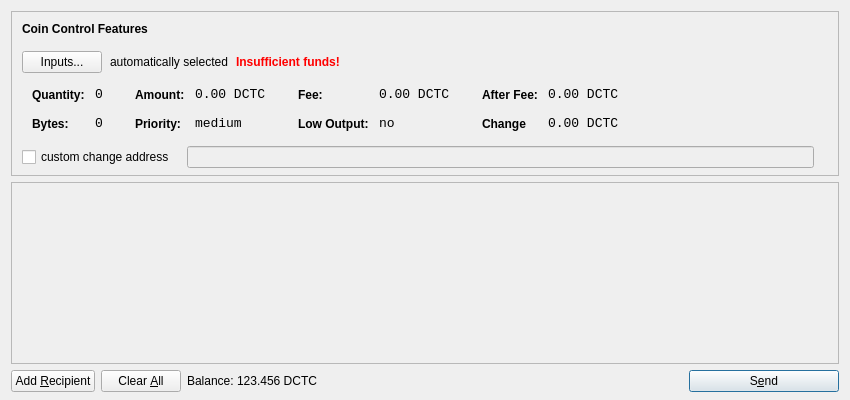
<?xml version="1.0" encoding="UTF-8"?>
<ui version="4.0">
 <class>SendCoinsDialog</class>
 <widget class="QDialog" name="SendCoinsDialog">
  <property name="geometry">
   <rect>
    <x>0</x>
    <y>0</y>
    <width>850</width>
    <height>400</height>
   </rect>
  </property>
  <property name="windowTitle">
   <string>Send Coins</string>
  </property>
  <layout class="QVBoxLayout" name="verticalLayout" stretch="0,1,0">
   <property name="bottomMargin">
    <number>8</number>
   </property>
   <item>
    <widget class="QFrame" name="frameCoinControl">
     <property name="sizePolicy">
      <sizepolicy hsizetype="Expanding" vsizetype="Expanding">
       <horstretch>0</horstretch>
       <verstretch>0</verstretch>
      </sizepolicy>
     </property>
     <property name="maximumSize">
      <size>
       <width>16777215</width>
       <height>16777215</height>
      </size>
     </property>
     <property name="frameShape">
      <enum>QFrame::StyledPanel</enum>
     </property>
     <property name="frameShadow">
      <enum>QFrame::Sunken</enum>
     </property>
     <layout class="QVBoxLayout" name="verticalLayoutCoinControl2">
      <property name="spacing">
       <number>-1</number>
      </property>
      <property name="leftMargin">
       <number>0</number>
      </property>
      <property name="topMargin">
       <number>0</number>
      </property>
      <property name="rightMargin">
       <number>0</number>
      </property>
      <property name="bottomMargin">
       <number>6</number>
      </property>
      <item>
       <layout class="QVBoxLayout" name="verticalLayoutCoinControl" stretch="0,0,0,0,1">
        <property name="spacing">
         <number>0</number>
        </property>
        <property name="leftMargin">
         <number>10</number>
        </property>
        <property name="topMargin">
         <number>10</number>
        </property>
        <item>
         <layout class="QHBoxLayout" name="horizontalLayoutCoinControl1">
          <property name="bottomMargin">
           <number>15</number>
          </property>
          <item>
           <widget class="QLabel" name="labelCoinControlFeatures">
            <property name="sizePolicy">
             <sizepolicy hsizetype="Preferred" vsizetype="Maximum">
              <horstretch>0</horstretch>
              <verstretch>0</verstretch>
             </sizepolicy>
            </property>
            <property name="font">
             <font>
              <weight>75</weight>
              <bold>true</bold>
             </font>
            </property>
            <property name="styleSheet">
             <string notr="true">font-weight:bold;</string>
            </property>
            <property name="text">
             <string>Coin Control Features</string>
            </property>
           </widget>
          </item>
         </layout>
        </item>
        <item>
         <layout class="QHBoxLayout" name="horizontalLayoutCoinControl2" stretch="0,0,0,0">
          <property name="spacing">
           <number>8</number>
          </property>
          <property name="bottomMargin">
           <number>10</number>
          </property>
          <item>
           <widget class="QPushButton" name="pushButtonCoinControl">
            <property name="styleSheet">
             <string notr="true"/>
            </property>
            <property name="text">
             <string>Inputs...</string>
            </property>
           </widget>
          </item>
          <item>
           <widget class="QLabel" name="labelCoinControlAutomaticallySelected">
            <property name="text">
             <string>automatically selected</string>
            </property>
            <property name="margin">
             <number>5</number>
            </property>
           </widget>
          </item>
          <item>
           <widget class="QLabel" name="labelCoinControlInsuffFunds">
            <property name="font">
             <font>
              <weight>75</weight>
              <bold>true</bold>
             </font>
            </property>
            <property name="styleSheet">
             <string notr="true">color:red;font-weight:bold;</string>
            </property>
            <property name="text">
             <string>Insufficient funds!</string>
            </property>
            <property name="margin">
             <number>5</number>
            </property>
           </widget>
          </item>
          <item>
           <spacer name="horizontalSpacerCoinControl">
            <property name="orientation">
             <enum>Qt::Horizontal</enum>
            </property>
            <property name="sizeHint" stdset="0">
             <size>
              <width>40</width>
              <height>1</height>
             </size>
            </property>
           </spacer>
          </item>
         </layout>
        </item>
        <item>
         <widget class="QWidget" name="widgetCoinControl" native="true">
          <property name="sizePolicy">
           <sizepolicy hsizetype="Preferred" vsizetype="Preferred">
            <horstretch>0</horstretch>
            <verstretch>0</verstretch>
           </sizepolicy>
          </property>
          <property name="minimumSize">
           <size>
            <width>0</width>
            <height>0</height>
           </size>
          </property>
          <property name="styleSheet">
           <string notr="true"/>
          </property>
          <layout class="QHBoxLayout" name="horizontalLayoutCoinControl5">
           <property name="margin">
            <number>0</number>
           </property>
           <item>
            <layout class="QHBoxLayout" name="horizontalLayoutCoinControl3" stretch="0,0,0,1">
             <property name="spacing">
              <number>20</number>
             </property>
             <property name="topMargin">
              <number>0</number>
             </property>
             <property name="bottomMargin">
              <number>10</number>
             </property>
             <item>
              <layout class="QFormLayout" name="formLayoutCoinControl1">
               <property name="horizontalSpacing">
                <number>10</number>
               </property>
               <property name="verticalSpacing">
                <number>14</number>
               </property>
               <property name="leftMargin">
                <number>10</number>
               </property>
               <property name="topMargin">
                <number>4</number>
               </property>
               <property name="rightMargin">
                <number>6</number>
               </property>
               <item row="0" column="0">
                <widget class="QLabel" name="labelCoinControlQuantityText">
                 <property name="styleSheet">
                  <string notr="true">font-weight:bold;</string>
                 </property>
                 <property name="text">
                  <string>Quantity:</string>
                 </property>
                 <property name="margin">
                  <number>0</number>
                 </property>
                </widget>
               </item>
               <item row="0" column="1">
                <widget class="QLabel" name="labelCoinControlQuantity">
                 <property name="font">
                  <font>
                   <family>Monospace</family>
                   <pointsize>10</pointsize>
                  </font>
                 </property>
                 <property name="cursor">
                  <cursorShape>IBeamCursor</cursorShape>
                 </property>
                 <property name="contextMenuPolicy">
                  <enum>Qt::ActionsContextMenu</enum>
                 </property>
                 <property name="text">
                  <string>0</string>
                 </property>
                 <property name="margin">
                  <number>0</number>
                 </property>
                 <property name="textInteractionFlags">
                  <set>Qt::LinksAccessibleByMouse|Qt::TextSelectableByKeyboard|Qt::TextSelectableByMouse</set>
                 </property>
                </widget>
               </item>
               <item row="1" column="0">
                <widget class="QLabel" name="labelCoinControlBytesText">
                 <property name="styleSheet">
                  <string notr="true">font-weight:bold;</string>
                 </property>
                 <property name="text">
                  <string>Bytes:</string>
                 </property>
                </widget>
               </item>
               <item row="1" column="1">
                <widget class="QLabel" name="labelCoinControlBytes">
                 <property name="font">
                  <font>
                   <family>Monospace</family>
                   <pointsize>10</pointsize>
                  </font>
                 </property>
                 <property name="cursor">
                  <cursorShape>IBeamCursor</cursorShape>
                 </property>
                 <property name="contextMenuPolicy">
                  <enum>Qt::ActionsContextMenu</enum>
                 </property>
                 <property name="text">
                  <string>0</string>
                 </property>
                 <property name="textInteractionFlags">
                  <set>Qt::LinksAccessibleByMouse|Qt::TextSelectableByKeyboard|Qt::TextSelectableByMouse</set>
                 </property>
                </widget>
               </item>
              </layout>
             </item>
             <item>
              <layout class="QFormLayout" name="formLayoutCoinControl2">
               <property name="horizontalSpacing">
                <number>10</number>
               </property>
               <property name="verticalSpacing">
                <number>14</number>
               </property>
               <property name="leftMargin">
                <number>6</number>
               </property>
               <property name="topMargin">
                <number>4</number>
               </property>
               <property name="rightMargin">
                <number>6</number>
               </property>
               <item row="0" column="0">
                <widget class="QLabel" name="labelCoinControlAmountText">
                 <property name="styleSheet">
                  <string notr="true">font-weight:bold;</string>
                 </property>
                 <property name="text">
                  <string>Amount:</string>
                 </property>
                 <property name="margin">
                  <number>0</number>
                 </property>
                </widget>
               </item>
               <item row="0" column="1">
                <widget class="QLabel" name="labelCoinControlAmount">
                 <property name="font">
                  <font>
                   <family>Monospace</family>
                   <pointsize>10</pointsize>
                  </font>
                 </property>
                 <property name="cursor">
                  <cursorShape>IBeamCursor</cursorShape>
                 </property>
                 <property name="contextMenuPolicy">
                  <enum>Qt::ActionsContextMenu</enum>
                 </property>
                 <property name="text">
                  <string>0.00 DCTC</string>
                 </property>
                 <property name="textInteractionFlags">
                  <set>Qt::LinksAccessibleByMouse|Qt::TextSelectableByKeyboard|Qt::TextSelectableByMouse</set>
                 </property>
                </widget>
               </item>
               <item row="1" column="0">
                <widget class="QLabel" name="labelCoinControlPriorityText">
                 <property name="styleSheet">
                  <string notr="true">font-weight:bold;</string>
                 </property>
                 <property name="text">
                  <string>Priority:</string>
                 </property>
                </widget>
               </item>
               <item row="1" column="1">
                <widget class="QLabel" name="labelCoinControlPriority">
                 <property name="font">
                  <font>
                   <family>Monospace</family>
                   <pointsize>10</pointsize>
                  </font>
                 </property>
                 <property name="cursor">
                  <cursorShape>IBeamCursor</cursorShape>
                 </property>
                 <property name="contextMenuPolicy">
                  <enum>Qt::ActionsContextMenu</enum>
                 </property>
                 <property name="text">
                  <string>medium</string>
                 </property>
                 <property name="textInteractionFlags">
                  <set>Qt::LinksAccessibleByMouse|Qt::TextSelectableByKeyboard|Qt::TextSelectableByMouse</set>
                 </property>
                </widget>
               </item>
              </layout>
             </item>
             <item>
              <layout class="QFormLayout" name="formLayoutCoinControl3">
               <property name="horizontalSpacing">
                <number>10</number>
               </property>
               <property name="verticalSpacing">
                <number>14</number>
               </property>
               <property name="leftMargin">
                <number>6</number>
               </property>
               <property name="topMargin">
                <number>4</number>
               </property>
               <property name="rightMargin">
                <number>6</number>
               </property>
               <item row="0" column="0">
                <widget class="QLabel" name="labelCoinControlFeeText">
                 <property name="styleSheet">
                  <string notr="true">font-weight:bold;</string>
                 </property>
                 <property name="text">
                  <string>Fee:</string>
                 </property>
                 <property name="margin">
                  <number>0</number>
                 </property>
                </widget>
               </item>
               <item row="0" column="1">
                <widget class="QLabel" name="labelCoinControlFee">
                 <property name="font">
                  <font>
                   <family>Monospace</family>
                   <pointsize>10</pointsize>
                  </font>
                 </property>
                 <property name="cursor">
                  <cursorShape>IBeamCursor</cursorShape>
                 </property>
                 <property name="contextMenuPolicy">
                  <enum>Qt::ActionsContextMenu</enum>
                 </property>
                 <property name="text">
                  <string>0.00 DCTC</string>
                 </property>
                 <property name="textInteractionFlags">
                  <set>Qt::LinksAccessibleByMouse|Qt::TextSelectableByKeyboard|Qt::TextSelectableByMouse</set>
                 </property>
                </widget>
               </item>
               <item row="1" column="0">
                <widget class="QLabel" name="labelCoinControlLowOutputText">
                 <property name="styleSheet">
                  <string notr="true">font-weight:bold;</string>
                 </property>
                 <property name="text">
                  <string>Low Output:</string>
                 </property>
                </widget>
               </item>
               <item row="1" column="1">
                <widget class="QLabel" name="labelCoinControlLowOutput">
                 <property name="font">
                  <font>
                   <family>Monospace</family>
                   <pointsize>10</pointsize>
                  </font>
                 </property>
                 <property name="cursor">
                  <cursorShape>IBeamCursor</cursorShape>
                 </property>
                 <property name="contextMenuPolicy">
                  <enum>Qt::ActionsContextMenu</enum>
                 </property>
                 <property name="text">
                  <string>no</string>
                 </property>
                 <property name="textInteractionFlags">
                  <set>Qt::LinksAccessibleByMouse|Qt::TextSelectableByKeyboard|Qt::TextSelectableByMouse</set>
                 </property>
                </widget>
               </item>
              </layout>
             </item>
             <item>
              <layout class="QFormLayout" name="formLayoutCoinControl4">
               <property name="horizontalSpacing">
                <number>10</number>
               </property>
               <property name="verticalSpacing">
                <number>14</number>
               </property>
               <property name="leftMargin">
                <number>6</number>
               </property>
               <property name="topMargin">
                <number>4</number>
               </property>
               <property name="rightMargin">
                <number>6</number>
               </property>
               <item row="0" column="0">
                <widget class="QLabel" name="labelCoinControlAfterFeeText">
                 <property name="styleSheet">
                  <string notr="true">font-weight:bold;</string>
                 </property>
                 <property name="text">
                  <string>After Fee:</string>
                 </property>
                 <property name="margin">
                  <number>0</number>
                 </property>
                </widget>
               </item>
               <item row="0" column="1">
                <widget class="QLabel" name="labelCoinControlAfterFee">
                 <property name="font">
                  <font>
                   <family>Monospace</family>
                   <pointsize>10</pointsize>
                  </font>
                 </property>
                 <property name="cursor">
                  <cursorShape>IBeamCursor</cursorShape>
                 </property>
                 <property name="contextMenuPolicy">
                  <enum>Qt::ActionsContextMenu</enum>
                 </property>
                 <property name="text">
                  <string>0.00 DCTC</string>
                 </property>
                 <property name="textInteractionFlags">
                  <set>Qt::LinksAccessibleByMouse|Qt::TextSelectableByKeyboard|Qt::TextSelectableByMouse</set>
                 </property>
                </widget>
               </item>
               <item row="1" column="0">
                <widget class="QLabel" name="labelCoinControlChangeText">
                 <property name="styleSheet">
                  <string notr="true">font-weight:bold;</string>
                 </property>
                 <property name="text">
                  <string>Change</string>
                 </property>
                </widget>
               </item>
               <item row="1" column="1">
                <widget class="QLabel" name="labelCoinControlChange">
                 <property name="font">
                  <font>
                   <family>Monospace</family>
                   <pointsize>10</pointsize>
                  </font>
                 </property>
                 <property name="cursor">
                  <cursorShape>IBeamCursor</cursorShape>
                 </property>
                 <property name="contextMenuPolicy">
                  <enum>Qt::ActionsContextMenu</enum>
                 </property>
                 <property name="text">
                  <string>0.00 DCTC</string>
                 </property>
                 <property name="textInteractionFlags">
                  <set>Qt::LinksAccessibleByMouse|Qt::TextSelectableByKeyboard|Qt::TextSelectableByMouse</set>
                 </property>
                </widget>
               </item>
              </layout>
             </item>
            </layout>
           </item>
          </layout>
         </widget>
        </item>
        <item>
         <layout class="QHBoxLayout" name="horizontalLayoutCoinControl4" stretch="0,0,0">
          <property name="spacing">
           <number>12</number>
          </property>
          <property name="sizeConstraint">
           <enum>QLayout::SetDefaultConstraint</enum>
          </property>
          <property name="topMargin">
           <number>5</number>
          </property>
          <property name="rightMargin">
           <number>5</number>
          </property>
          <item>
           <widget class="QCheckBox" name="checkBoxCoinControlChange">
            <property name="text">
             <string>custom change address</string>
            </property>
           </widget>
          </item>
          <item>
           <widget class="QLineEdit" name="lineEditCoinControlChange">
            <property name="enabled">
             <bool>false</bool>
            </property>
            <property name="sizePolicy">
             <sizepolicy hsizetype="Expanding" vsizetype="Fixed">
              <horstretch>0</horstretch>
              <verstretch>0</verstretch>
             </sizepolicy>
            </property>
           </widget>
          </item>
          <item>
           <widget class="QLabel" name="labelCoinControlChangeLabel">
            <property name="sizePolicy">
             <sizepolicy hsizetype="Preferred" vsizetype="Expanding">
              <horstretch>0</horstretch>
              <verstretch>0</verstretch>
             </sizepolicy>
            </property>
            <property name="minimumSize">
             <size>
              <width>0</width>
              <height>0</height>
             </size>
            </property>
            <property name="text">
             <string/>
            </property>
            <property name="margin">
             <number>3</number>
            </property>
           </widget>
          </item>
         </layout>
        </item>
        <item>
         <spacer name="verticalSpacerCoinControl">
          <property name="orientation">
           <enum>Qt::Vertical</enum>
          </property>
          <property name="sizeHint" stdset="0">
           <size>
            <width>800</width>
            <height>1</height>
           </size>
          </property>
         </spacer>
        </item>
       </layout>
      </item>
     </layout>
    </widget>
   </item>
   <item>
    <widget class="QScrollArea" name="scrollArea">
     <property name="widgetResizable">
      <bool>true</bool>
     </property>
     <widget class="QWidget" name="scrollAreaWidgetContents">
      <property name="geometry">
       <rect>
        <x>0</x>
        <y>0</y>
        <width>830</width>
        <height>165</height>
       </rect>
      </property>
      <layout class="QVBoxLayout" name="verticalLayout_2">
       <property name="margin">
        <number>0</number>
       </property>
       <item>
        <layout class="QVBoxLayout" name="entries">
         <property name="spacing">
          <number>6</number>
         </property>
        </layout>
       </item>
       <item>
        <spacer name="verticalSpacer">
         <property name="orientation">
          <enum>Qt::Vertical</enum>
         </property>
         <property name="sizeHint" stdset="0">
          <size>
           <width>20</width>
           <height>40</height>
          </size>
         </property>
        </spacer>
       </item>
      </layout>
     </widget>
    </widget>
   </item>
   <item>
    <layout class="QHBoxLayout" name="horizontalLayout">
     <item>
      <widget class="QPushButton" name="addButton">
       <property name="toolTip">
        <string>Send to multiple recipients at once</string>
       </property>
       <property name="text">
        <string>Add &amp;Recipient</string>
       </property>
       <property name="icon">
        <iconset resource="../bitcoin.qrc">
         <normaloff>:/icons/add</normaloff>:/icons/add</iconset>
       </property>
       <property name="autoDefault">
        <bool>false</bool>
       </property>
      </widget>
     </item>
     <item>
      <widget class="QPushButton" name="clearButton">
       <property name="sizePolicy">
        <sizepolicy hsizetype="Minimum" vsizetype="Fixed">
         <horstretch>0</horstretch>
         <verstretch>0</verstretch>
        </sizepolicy>
       </property>
       <property name="toolTip">
        <string>Remove all transaction fields</string>
       </property>
       <property name="text">
        <string>Clear &amp;All</string>
       </property>
       <property name="icon">
        <iconset resource="../bitcoin.qrc">
         <normaloff>:/icons/remove</normaloff>:/icons/remove</iconset>
       </property>
       <property name="autoRepeatDelay">
        <number>300</number>
       </property>
       <property name="autoDefault">
        <bool>false</bool>
       </property>
      </widget>
     </item>
     <item>
      <layout class="QHBoxLayout" name="horizontalLayout_2">
       <property name="spacing">
        <number>3</number>
       </property>
       <item>
        <widget class="QLabel" name="label">
         <property name="sizePolicy">
          <sizepolicy hsizetype="Preferred" vsizetype="Fixed">
           <horstretch>0</horstretch>
           <verstretch>0</verstretch>
          </sizepolicy>
         </property>
         <property name="text">
          <string>Balance:</string>
         </property>
        </widget>
       </item>
       <item>
        <widget class="QLabel" name="labelBalance">
         <property name="sizePolicy">
          <sizepolicy hsizetype="Preferred" vsizetype="Fixed">
           <horstretch>0</horstretch>
           <verstretch>0</verstretch>
          </sizepolicy>
         </property>
         <property name="cursor">
          <cursorShape>IBeamCursor</cursorShape>
         </property>
         <property name="text">
          <string>123.456 DCTC</string>
         </property>
         <property name="textInteractionFlags">
          <set>Qt::LinksAccessibleByMouse|Qt::TextSelectableByKeyboard|Qt::TextSelectableByMouse</set>
         </property>
        </widget>
       </item>
      </layout>
     </item>
     <item>
      <spacer name="horizontalSpacer">
       <property name="orientation">
        <enum>Qt::Horizontal</enum>
       </property>
       <property name="sizeHint" stdset="0">
        <size>
         <width>40</width>
         <height>20</height>
        </size>
       </property>
      </spacer>
     </item>
     <item>
      <widget class="QPushButton" name="sendButton">
       <property name="minimumSize">
        <size>
         <width>150</width>
         <height>0</height>
        </size>
       </property>
       <property name="toolTip">
        <string>Confirm the send action</string>
       </property>
       <property name="text">
        <string>S&amp;end</string>
       </property>
       <property name="icon">
        <iconset resource="../bitcoin.qrc">
         <normaloff>:/icons/send</normaloff>:/icons/send</iconset>
       </property>
       <property name="default">
        <bool>true</bool>
       </property>
      </widget>
     </item>
    </layout>
   </item>
  </layout>
 </widget>
 <resources>
  <include location="../bitcoin.qrc"/>
 </resources>
 <connections/>
</ui>
